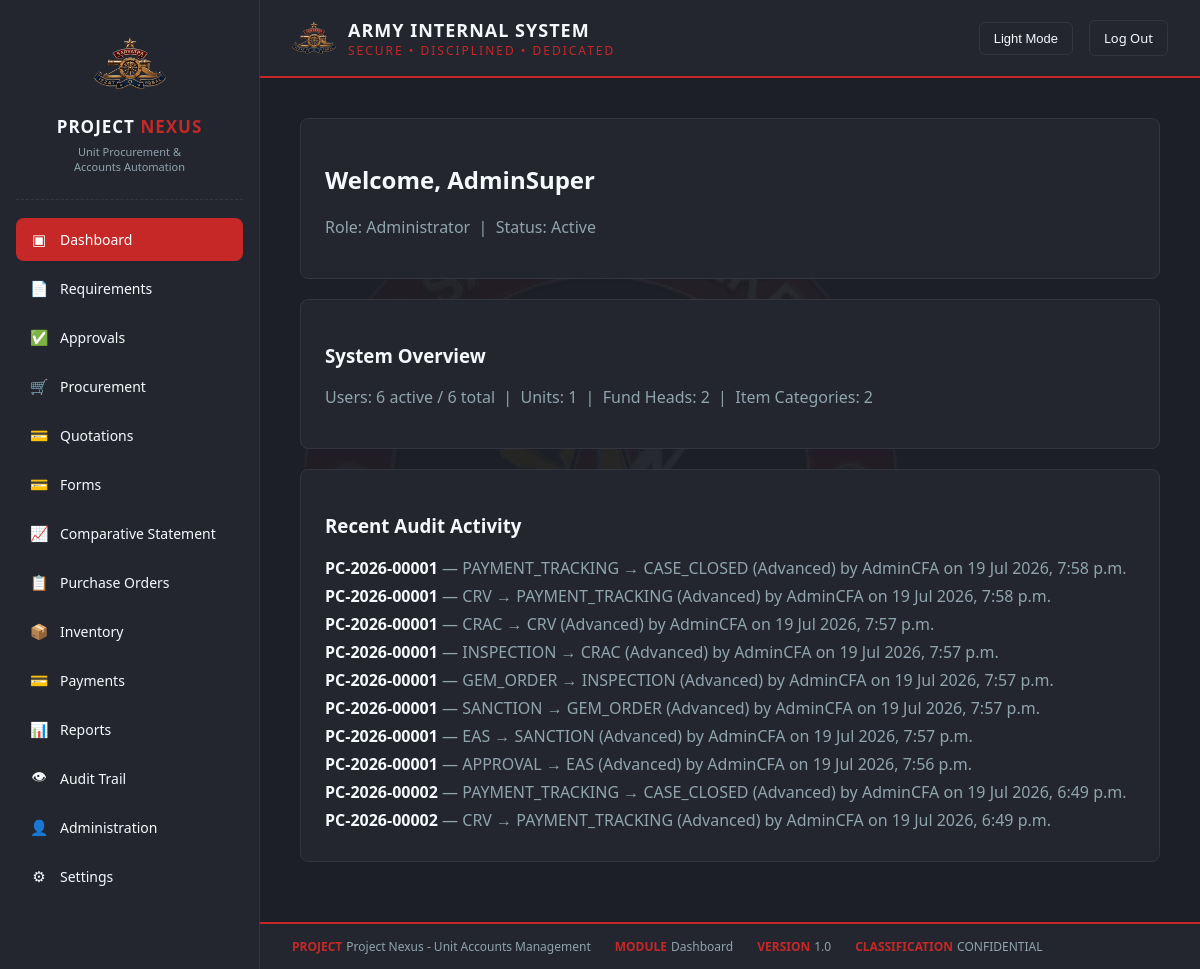
The app's page /dashboard/ (signed in) with its own data.
### authentication/models.py (models this page shows)
class User(AbstractUser):
    ROLE_CHOICES = [
        ('HEAD_CLERK', 'Head Clerk'),
        ('ACCOUNTS_CLERK', 'Accounts Clerk'),
        ('ACCOUNTS_JCO', 'Accounts JCO'),
        ('ACCOUNTS_OFFICER', 'Accounts Officer'),
        ('CFA', 'Competent Financial Authority (CFA)'),
        ('ADMINISTRATOR', 'Administrator'),
    ]
    STATUS_CHOICES = [
        ('ACTIVE', 'Active'),
        ('SUSPENDED', 'Suspended'),
        ('INACTIVE', 'Inactive'),
    ]
    id = models.UUIDField(primary_key=True, default=uuid.uuid4, editable=False)
    role = models.CharField(max_length=30, choices=ROLE_CHOICES, default='ACCOUNTS_CLERK')
    status = models.CharField(max_length=20, choices=STATUS_CHOICES, default='ACTIVE')
    class Meta:
        db_table = 'uams_users'

### procurement/models.py (models this page shows, shortened)
class CaseStageHistory(CoreModel):
    ACTION_CHOICES = [
        ("ADVANCE", "Advanced"),
        ("RETURN", "Returned"),
    ]
    case = models.ForeignKey(
        ProcurementCase, on_delete=models.PROTECT, related_name="history"
    )
    from_stage = models.CharField(max_length=20)
    to_stage = models.CharField(max_length=20)
    action = models.CharField(max_length=10, choices=ACTION_CHOICES)
    performed_by = models.ForeignKey(
        "authentication.User", on_delete=models.PROTECT, related_name="case_transitions"
    )
    remarks = models.TextField(blank=True, null=True)
    class Meta:
        db_table = "proc_case_stage_history"
        ordering = ["created_at"]
        verbose_name = "Case Stage History"
        verbose_name_plural = "Case Stage History"

class ProcurementCase(CoreModel):
    STAGE_CHOICES = [
        ("SURVEY", "Survey"),
        ("BID_BOQ", "Bid / BOQ"),
        ("NOTING", "Noting"),
        ("APPROVAL", "Approval"),
        ("EAS", "EAS"),
        ("SANCTION", "Sanction"),
        ("GEM_ORDER", "GeM Order / Contract"),
        ("INSPECTION", "Inspection"),
        ("CRAC", "CRAC"),
        ("CRV", "CRV"),
        ("PAYMENT_TRACKING", "Payment Tracking"),
        ("CASE_CLOSED", "Case Closed"),
        ("RETURNED", "Returned for Correction"),
    ]
    STAGE_SEQUENCE = [
        "SURVEY",
        "BID_BOQ",
        "NOTING",
        "APPROVAL",
        "EAS",
        "SANCTION",
        "GEM_ORDER",
        "INSPECTION",
        "CRAC",
        "CRV",
        "PAYMENT_TRACKING",
        "CASE_CLOSED",
    ]
    CFA_ONLY_STAGES = {"APPROVAL", "EAS", "SANCTION"}
    case_number = models.CharField(max_length=30, unique=True, editable=False)
    requirement_item = models.OneToOneField(
        RequirementItem, on_delete=models.PROTECT, related_name="procurement_case"
    )
    current_stage = models.CharField(
        max_length=20, choices=STAGE_CHOICES, default="SURVEY"
    )
    fund_head = models.ForeignKey(
        FundHead,
        on_delete=models.PROTECT,
        null=True,
        blank=True,
        related_name="procurement_cases",
    )
    sanctioned_amount = models.DecimalField(
        max_digits=15, decimal_places=2, null=True, blank=True
    )
    survey_notes = models.TextField(blank=True, null=True)
    bid_boq_details = models.TextField(blank=True, null=True)
    comparative_statement = models.TextField(blank=True, null=True)
    noting_text = models.TextField(blank=True, null=True)
    approval_decision = models.TextField(blank=True, null=True)
    eas_reference = models.CharField(max_length=100, blank=True, null=True)
    sanction_order_number = models.CharField(max_length=100, blank=True, null=True)
    gem_order_reference = models.CharField(max_length=100, blank=True, null=True)
    inspection_notes = models.TextField(blank=True, null=True)
    crac_reference = models.CharField(max_length=100, blank=True, null=True)
    crv_reference = models.CharField(max_length=100, blank=True, null=True)
    is_closed = models.BooleanField(default=False)
    closed_at = models.DateTimeField(null=True, blank=True)
    class Meta:
        db_table = "proc_procurement_cases"
        ordering = ["-created_at"]
        verbose_name = "Procurement Case"
        verbose_name_plural = "Procurement Cases"
    STAGE_REQUIRED_FIELDS = {
        "SURVEY": ["survey_notes"],
        "BID_BOQ": ["bid_boq_details", "comparative_statement"],
        "NOTING": ["noting_text"],
        "APPROVAL": ["approval_decision"],
        "EAS": ["eas_reference"],
        "SANCTION": ["sanction_order_number", "fund_head", "sanctioned_amount"],
        "GEM_ORDER": ["gem_order_reference"],
        "INSPECTION": ["inspection_notes"],
        "CRAC": ["crac_reference"],
        "CRV": ["crv_reference"],
    }

### authentication/views.py (the view, shortened to what this page needs)
# urls.py: path('dashboard/', views.dashboard_view, name='dashboard'),
@login_required
def dashboard_view(request):
    from procurement.models import ProcurementCase, CaseStageHistory
    from requirements_mgmt.models import RequirementRequest
    from masterdata.models import Unit, FundHead, ItemCategory
    from authentication.models import User
    role = request.user.role
    context = {'role': role}
    if role == 'ADMINISTRATOR':
        context['total_users'] = User.objects.count()
        context['active_users'] = User.objects.filter(status='ACTIVE').count()
        context['unit_count'] = Unit.objects.filter(is_active=True).count()
        context['fund_head_count'] = FundHead.objects.filter(is_active=True).count()
        context['item_category_count'] = ItemCategory.objects.filter(is_active=True).count()
        context['recent_activity'] = CaseStageHistory.objects.select_related(
            'case', 'performed_by'
        ).order_by('-created_at')[:10]
    elif role == 'HEAD_CLERK':
        context['my_requests'] = RequirementRequest.objects.filter(
            raised_by=request.user
        ).order_by('-created_at')[:10]
    elif role == 'ACCOUNTS_JCO':
        context['pending_cases'] = ProcurementCase.objects.filter(
            current_stage__in=JCO_STAGES, is_closed=False
        ).select_related('requirement_item')
        context['recent_activity'] = CaseStageHistory.objects.order_by('-created_at')[:10]
    elif role == 'ACCOUNTS_OFFICER':
        context['pending_cases'] = ProcurementCase.objects.filter(
            current_stage__in=OFFICER_STAGES, is_closed=False
        ).select_related('requirement_item')
        context['fund_heads'] = FundHead.objects.filter(is_active=True)
    return render(request, 'authentication/dashboard.html', context)

### core_base/models.py (called while the page is built)
    def get_queryset(self):
        return super().get_queryset().filter(is_deleted=False)

### templates/authentication/dashboard.html (shortened to what this page needs)
{% load static %}
<!DOCTYPE html>
<html lang="en">
<head>
  <link rel="stylesheet" href="{% static 'css/style.css' %}">
</head>
<body>
<div class="app-layout">
  {% include 'partials/sidebar.html' with active_nav='dashboard' %}
  <div class="main-content">
    <div class="topbar">
      <div class="brand">
        <img src="{% static 'images/main-logo.png' %}" alt="Unit Crest" class="brand-icon">
        <div>
          <h1>ARMY INTERNAL SYSTEM</h1>
          <p class="tagline">SECURE &bull; DISCIPLINED &bull; DEDICATED</p>
        </div>
      </div>
      <div class="topbar-right">
        <button id="theme-toggle-btn" class="theme-toggle">Light Mode</button>
        <a href="{% url 'logout' %}" class="theme-toggle" style="text-decoration:none;">Log Out</a>
      </div>
    </div>
    <div class="dashboard-shell">
      <div class="card">
        <h2>Welcome, {{ user.username }}</h2>
        <p style="color:var(--text-secondary)">Role: {{ user.get_role_display }} &nbsp;|&nbsp; Status: {{ user.get_status_display }}</p>
      </div>
      {% if role == 'ADMINISTRATOR' %}
        <div class="card">
          <h3>System Overview</h3>
          <p style="color:var(--text-secondary)">
            Users: {{ active_users }} active / {{ total_users }} total &nbsp;|&nbsp;
            Units: {{ unit_count }} &nbsp;|&nbsp;
            Fund Heads: {{ fund_head_count }} &nbsp;|&nbsp;
            Item Categories: {{ item_category_count }}
          </p>
        </div>
        <div class="card">
          <h3>Recent Audit Activity</h3>
          {% for h in recent_activity %}
            <p style="color:var(--text-secondary); margin:6px 0;">
              <strong style="color:var(--text-primary);">{{ h.case.case_number }}</strong>
              &mdash; {{ h.from_stage }} &rarr; {{ h.to_stage }} ({{ h.get_action_display }})
              by {{ h.performed_by.username }} on {{ h.created_at|date:"d M Y, P" }}
            </p>
          {% empty %}
            <p style="color:var(--text-secondary)">No activity yet.</p>
          {% endfor %}
        </div>
      {% endif %}
    </div>
    <div class="footer-strip">
      <div><span class="label">PROJECT</span><span class="item">Project Nexus - Unit Accounts Management</span></div>
      <div><span class="label">MODULE</span><span class="item">Dashboard</span></div>
      <div><span class="label">VERSION</span><span class="item">1.0</span></div>
      <div><span class="label">CLASSIFICATION</span><span class="item">CONFIDENTIAL</span></div>
    </div>
  </div>
</div>
</body>
</html>

### static/css/style.css (style rules this page uses)
:root { --primary-red: #C62828; --accent-blue: #42A5F5; --bg: #1C1F26; --surface: #23262F; --border: #33363F; --text-primary: #F5F9FF; --text-secondary: #90A4AE; }
* { box-sizing: border-box; }
body { margin: 0; font-family: 'Segoe UI', Arial, sans-serif; background: var(--bg); color: var(--text-primary); transition: background 0.2s ease, color 0.2s ease; }
.topbar { display: flex; align-items: center; justify-content: space-between; padding: 16px 32px; border-bottom: 2px solid var(--primary-red); background: var(--surface); }
.topbar .brand { display: flex; align-items: center; gap: 12px; }
.topbar .brand-icon { width: 44px; height: 44px; object-fit: contain; }
.topbar h1 { font-size: 18px; margin: 0; letter-spacing: 1px; }
.topbar .tagline { color: var(--primary-red); font-size: 12px; letter-spacing: 2px; margin: 0; }
.topbar-right { display: flex; align-items: center; gap: 16px; }
.theme-toggle { background: transparent; border: 1px solid var(--border); color: var(--text-primary); padding: 8px 14px; border-radius: 6px; cursor: pointer; font-size: 13px; }
.footer-strip { display: flex; flex-wrap: wrap; gap: 24px; padding: 14px 32px; border-top: 2px solid var(--primary-red); background: var(--surface); font-size: 12px; }
.footer-strip .label { color: var(--primary-red); font-weight: 600; margin-right: 4px; }
.footer-strip .item { color: var(--text-secondary); }
.dashboard-shell { padding: 40px; position: relative; }
.dashboard-shell::before { content: ''; position: fixed; top: 50%; left: 50%; transform: translate(-50%, -50%); width: 600px; height: 600px; background-image: url('/static/images/dashboard-bg-logo.png'); background-size: contain; background-repeat: no-repeat; background-position: center; opacity: 0.05; pointer-events: none; z-index: 0; }
.dashboard-shell .card { background: var(--surface); border: 1px solid var(--border); border-radius: 8px; padding: 24px; margin-bottom: 20px; position: relative; z-index: 1; }
.app-layout { display: flex; min-height: 100vh; }
.main-content { flex: 1; min-width: 0; }

### records on screen
User: username "AdminSuper", role "Administrator", status "Active"
CaseStageHistory: case.case_number "PC-2026-00001", from_stage "PAYMENT_TRACKING", to_stage "CASE_CLOSED", action "Advanced", performed_by.username "AdminCFA", created_at "19 Jul 2026, 7:58 p.m."
CaseStageHistory: case.case_number "PC-2026-00001", from_stage "CRV", to_stage "PAYMENT_TRACKING", action "Advanced", performed_by.username "AdminCFA", created_at "19 Jul 2026, 7:58 p.m."
CaseStageHistory: case.case_number "PC-2026-00001", from_stage "CRAC", to_stage "CRV", action "Advanced", performed_by.username "AdminCFA", created_at "19 Jul 2026, 7:57 p.m."
CaseStageHistory: case.case_number "PC-2026-00001", from_stage "INSPECTION", to_stage "CRAC", action "Advanced", performed_by.username "AdminCFA", created_at "19 Jul 2026, 7:57 p.m."
CaseStageHistory: case.case_number "PC-2026-00001", from_stage "GEM_ORDER", to_stage "INSPECTION", action "Advanced", performed_by.username "AdminCFA", created_at "19 Jul 2026, 7:57 p.m."
CaseStageHistory: case.case_number "PC-2026-00001", from_stage "SANCTION", to_stage "GEM_ORDER", action "Advanced", performed_by.username "AdminCFA", created_at "19 Jul 2026, 7:57 p.m."
CaseStageHistory: case.case_number "PC-2026-00001", from_stage "EAS", to_stage "SANCTION", action "Advanced", performed_by.username "AdminCFA", created_at "19 Jul 2026, 7:57 p.m."
CaseStageHistory: case.case_number "PC-2026-00001", from_stage "APPROVAL", to_stage "EAS", action "Advanced", performed_by.username "AdminCFA", created_at "19 Jul 2026, 7:56 p.m."
CaseStageHistory: case.case_number "PC-2026-00002", from_stage "PAYMENT_TRACKING", to_stage "CASE_CLOSED", action "Advanced", performed_by.username "AdminCFA", created_at "19 Jul 2026, 6:49 p.m."
CaseStageHistory: case.case_number "PC-2026-00002", from_stage "CRV", to_stage "PAYMENT_TRACKING", action "Advanced", performed_by.username "AdminCFA", created_at "19 Jul 2026, 6:49 p.m."

### other values on screen
{{ active_users }} "6"
{{ total_users }} "6"
{{ unit_count }} "1"
{{ fund_head_count }} "2"
{{ item_category_count }} "2"
